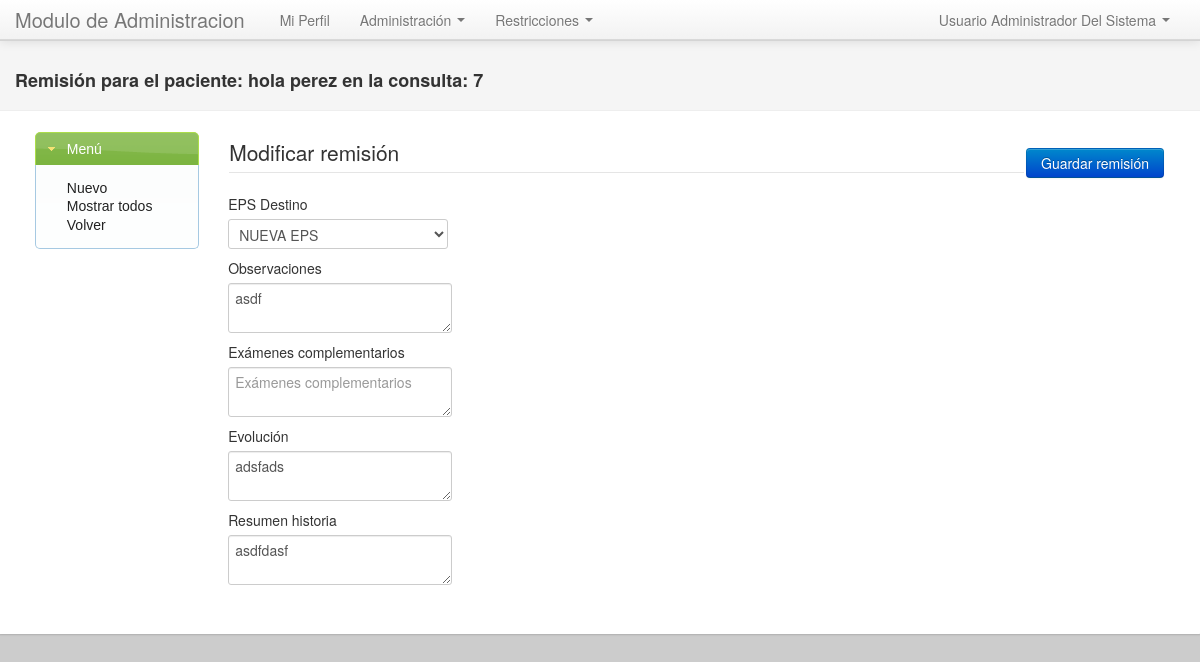
/remision/modificar/8, run on the app's committed database.
### tables this page shows
CREATE TABLE IF NOT EXISTS `remision` (
  `id` int(11) NOT NULL AUTO_INCREMENT,
  `creado_at` datetime DEFAULT NULL,
  `tipoeps_id` int(11) NOT NULL COMMENT 'epsdestino\n',
  `consulta_id` int(11) NOT NULL,
  `observaciones` varchar(500) DEFAULT NULL,
  `examenescomplementarios` varchar(500) DEFAULT NULL,
  `evolucion` varchar(500) DEFAULT NULL,
  `resumenhistoria` varchar(1000) DEFAULT NULL,
  PRIMARY KEY (`id`),
  KEY `fk_remision_tipoeps1` (`tipoeps_id`),
  KEY `fk_remision_consulta1` (`consulta_id`)
);

### default/app/views/remision/modificar.phtml (the view, shortened to what the rows shown need)
<div class="container-fluid">
    <div class="row-fluid">
        <div class="span10">
            <?echo Form::open()?>
            <div>
                <div class="tab-content">
                <div class="tab-pane active" id="tab1">
                    <div> <? echo Form::textarea("remision.observaciones", "class='input-large' placeholder='Observaciones'",$obj->observaciones) ?></div>
                    <div><? echo Form::textarea("remision.evolucion", "class='input-large' placeholder='Evolución'",$obj->evolucion) ?></div>
                    <div><? echo Form::textarea("remision.resumenhistoria", "class='input-large' placeholder='Resumen historia'",$obj->resumenhistoria) ?></div>
                </div>
            </div>
            </div>
        </div>
</div>
</div>

### core/extensions/helpers/form.php (shortened to what the rows shown need)
<?php
class Form
{
    protected static function _getFieldData ($field, $autoload = TRUE)
    {
        $formField = explode('.', $field, 2);
        if(isset($formField[1])) {
			$id = "{$formField[0]}_{$formField[1]}";
            $name = "{$formField[0]}[{$formField[1]}]";
			if(!$autoload) {
				return array('id' => $id, 'name' => $name);
			}
			$value = NULL;
        } else {
			if(!$autoload) {
				return array('id' => $formField[0], 'name' => $formField[0]);
			}
            $id = $name = $formField[0];
			$value = NULL;
        }
        return array('id' => $id, 'name' => $name, 'value' => $value);
    }
    public static function open ($action = NULL, $method = 'post', $attrs = NULL)
    {
        if ($action) {
            $action = PUBLIC_PATH . $action;
        } else {
            $action = PUBLIC_PATH . ltrim(Router::get('route'), '/');
        }
        return "<form action=\"$action\" method=\"$method\" $attrs>";
    }
    public static function textarea($field, $attrs = NULL, $value = NULL)
    {
        extract(self::_getFieldData($field, $value === NULL), EXTR_OVERWRITE);
        return "<textarea id=\"$id\" name=\"$name\" $attrs>$value</textarea>";
    }
}

### data on the page
remision: observaciones "asdf", evolucion "adsfads", resumenhistoria "asdfdasf"

### other printed values
$paciente "hola perez"
$idconsulta "7"
$text "Nuevo Mostrar todos Volver"
$text "EPS Destino Observaciones Exámenes complementarios Evolución Resumen historia"
form field value "NUEVA EPS"
